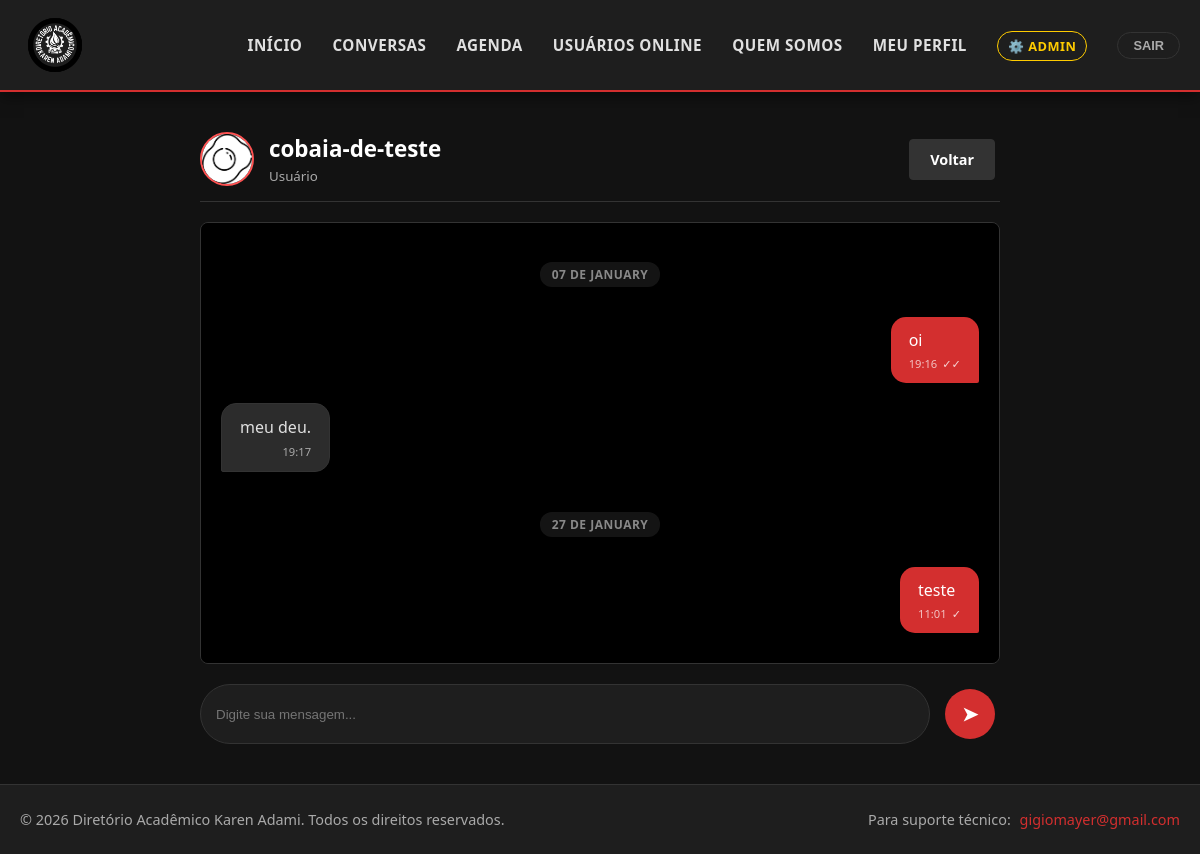
Screenshot of /chat/cobaia-de-teste/ (signed in) with the database file from the repository.
### core/models.py (models this page shows, shortened)
class Perfil(models.Model):
    TIPO_USUARIO_CHOICES = (
        ('Estudante', 'Estudante'),
        ('Mentor', 'Mentor'),
    )
    tipo = models.CharField(
        max_length=20,
        choices=TIPO_USUARIO_CHOICES,
        default='Estudante',
        verbose_name="Tipo de Usuário"
    )
    user = models.OneToOneField(User, on_delete=models.CASCADE, related_name='perfil')
    bio = models.TextField(blank=True, null=True, verbose_name="Sobre mim")
    idade = models.PositiveIntegerField(blank=True, null=True)
    profissao = models.CharField(max_length=100, blank=True, null=True, verbose_name="Profissão")
    formacao = models.CharField(max_length=150, blank=True, null=True, verbose_name="Formação Acadêmica")
    empresa = models.CharField(max_length=100, blank=True, null=True)
    telefone = models.CharField(max_length=20, blank=True, null=True, verbose_name="Telefone / WhatsApp")
    linkedin = models.URLField(blank=True, null=True, verbose_name="LinkedIn (Link Completo)")
    instagram = models.CharField(max_length=50, blank=True, null=True, verbose_name="Instagram (@usuario)")
    foto = models.ImageField(upload_to='perfil_fotos/', blank=True, null=True, default='default.jpg')

class Mensagem(models.Model):
    remetente = models.ForeignKey(User, on_delete=models.CASCADE, related_name='mensagens_enviadas')
    destinatario = models.ForeignKey(User, on_delete=models.CASCADE, related_name='mensagens_recebidas')
    conteudo = models.TextField()
    data_envio = models.DateTimeField(auto_now_add=True)
    lido = models.BooleanField(default=False)
    class Meta:
        ordering = ['data_envio'] # Mensagens antigas primeiro

### core/views.py (the view, shortened to what this page needs)
# urls.py: path('chat/<str:username>/', views.sala_chat, name='sala_chat'),
@login_required
def sala_chat(request, username):
    outro_usuario = get_object_or_404(User, username=username)
    mensagens = Mensagem.objects.filter(
        Q(remetente=request.user, destinatario=outro_usuario) |
        Q(remetente=outro_usuario, destinatario=request.user)
    ).order_by('data_envio')
    Mensagem.objects.filter(remetente=outro_usuario, destinatario=request.user, lido=False).update(lido=True)
    return render(request, 'chat.html', {
        'outro_usuario': outro_usuario,
        'mensagens': mensagens
    })

### templates/chat.html (shortened to what this page needs)
{% extends 'base.html' %}
{% block content %}
<div style="max-width: 800px; margin: 0 auto; text-align: left;">
    <div style="display: flex; justify-content: space-between; align-items: center; margin-bottom: 20px; border-bottom: 1px solid var(--border); padding-bottom: 15px;">
        <div style="display: flex; align-items: center; gap: 15px;">
            {% if outro_usuario.perfil.foto %}
                <img src="{{ outro_usuario.perfil.foto.url }}" style="width: 50px; height: 50px; border-radius: 50%; object-fit: cover; border: 2px solid var(--accent);">
            {% else %}
                <div style="width: 50px; height: 50px; background: #333; color: white; border-radius: 50%; display: flex; align-items: center; justify-content: center; font-weight: bold; border: 2px solid var(--border);">
                    {{ outro_usuario.username|make_list|first|upper }}
                </div>
            {% endif %}
            <div>
                <a href="{% url 'perfil_publico' outro_usuario.username %}" style="text-decoration: none;">
                    <h2 style="margin: 0; font-size: 1.4em; color: white; cursor: pointer; transition: color 0.2s;">
                        {{ outro_usuario.username }}
                    </h2>
                </a>
                <small style="color: var(--text-muted);">
                    {{ outro_usuario.perfil.profissao|default:"Usuário" }}
                </small>
            </div>
        </div>
        <a href="{% url 'lista_usuarios' %}" class="btn" style="background: #333; font-size: 0.9em; border: 1px solid var(--border);">Voltar</a>
    </div>
    <div id="chat-box" style="
            background-color: #000;
            height: 400px;
            overflow-y: auto;
            padding: 20px;
            border-radius: 8px;
            border: 1px solid var(--border);
            display: flex;
            flex-direction: column;
            gap: 10px;
            margin-bottom: 20px;">
        {% for msg in mensagens %}
            {% ifchanged msg.data_envio.date %}
                <div class="date-divider">
                    <span>{{ msg.data_envio|date:"d \d\e F" }}</span>
                </div>
            {% endifchanged %}
            <div class="balao-msg {% if msg.remetente == user %}msg-enviada{% else %}msg-recebida{% endif %}">
                <p style="margin: 0; line-height: 1.4; color: inherit;">{{ msg.conteudo }}</p>
                <div style="display: flex; justify-content: flex-end; align-items: center; gap: 5px; margin-top: 5px;">
                    <span style="font-size: 0.7em; opacity: 0.7;">
                        {{ msg.data_envio|date:"H:i" }}
                    </span>
                    {% if msg.remetente == user %}
                        <span style="font-size: 0.7em; opacity: 0.8;">
                            {% if msg.lido %}✓✓{% else %}✓{% endif %}
                        </span>
                    {% endif %}
                </div>
            </div>
        {% empty %}
            <div style="text-align: center; color: var(--text-muted); margin-top: 50px;">
                <p>Nenhuma mensagem ainda.</p>
                <small>Diga "Olá" para começar!</small>
            </div>
        {% endfor %}
    </div>
    <form method="post" style="display: flex; gap: 10px;">
        <input type="text" name="conteudo" placeholder="Digite sua mensagem..." required autofocus autocomplete="off"
               style="flex: 1; padding: 15px; border-radius: 30px; background: var(--card-bg); border: 1px solid var(--border); color: white;">
        <button type="submit" class="btn" style="border-radius: 50%; width: 50px; height: 50px; padding: 0; display: flex; align-items: center; justify-content: center; font-size: 1.2em;">➤</button>
    </form>
</div>
{% endblock %}

### static/css/style.css (style rules this page uses)
img { max-width: 100%; height: auto; }
body, html { overflow-x: hidden; margin: 0; padding: 0; }

### templates/base.html (style rules this page uses)
:root { --bg-color: #121212; --card-bg: #1e1e1e; --text-main: #e0e0e0; --text-muted: #aaaaaa; --primary: #d32f2f; --primary-hover: #b71c1c; --accent: #ff5252; --border: #333333; }
body { font-family: 'Segoe UI', Tahoma, Geneva, Verdana, sans-serif; background-color: var(--bg-color); color: var(--text-main); margin: 0; padding: 0; display: flex; flex-direction: column; min-height: 100vh; }
a { color: var(--accent); text-decoration: none; }
.btn { display: inline-block; padding: 10px 20px; background-color: var(--primary); color: white !important; text-decoration: none; border-radius: 4px; border: none; cursor: pointer; font-weight: bold; margin: 5px; }
input, select, textarea { background-color: #2c2c2c; border: 1px solid var(--border); color: white; padding: 12px; border-radius: 4px; width: 100%; box-sizing: border-box; }

### templates/chat.html (style rules this page uses)
.balao-msg { max-width: 70%; padding: 12px 18px; border-radius: 15px; position: relative; word-wrap: break-word; margin-bottom: 10px; }
.msg-enviada { align-self: flex-end; background-color: var(--primary); color: white; border-bottom-right-radius: 2px; }
.msg-recebida { align-self: flex-start; background-color: #2c2c2c; color: #e0e0e0; border-bottom-left-radius: 2px; border: 1px solid #333; }
.date-divider { width: 100%; display: flex; justify-content: center; margin: 20px 0; opacity: 0.8; }
.date-divider span { background-color: rgba(255, 255, 255, 0.1); color: #aaa; padding: 4px 12px; border-radius: 12px; font-size: 0.75rem; font-weight: bold; text-transform: uppercase; letter-spacing: 0.5px; }

### rows the page displays
Mensagem: data_envio "07 DE JANUARY", conteudo "oi", data_envio "19:16"
Mensagem: conteudo "meu deu.", data_envio "19:17"
Mensagem: data_envio "27 DE JANUARY", conteudo "teste", data_envio "11:01"

### other values shown
{{ outro_usuario.username }} "cobaia-de-teste"
{{ outro_usuario.perfil.profissao|default:"Usuário" }} "Usuário"
